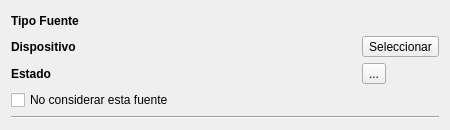
<?xml version="1.0" encoding="UTF-8"?>
<ui version="4.0">
 <class>WidgetSourceTemplate</class>
 <widget class="QWidget" name="WidgetSourceTemplate">
  <property name="geometry">
   <rect>
    <x>0</x>
    <y>0</y>
    <width>450</width>
    <height>130</height>
   </rect>
  </property>
  <property name="sizePolicy">
   <sizepolicy hsizetype="Preferred" vsizetype="Fixed">
    <horstretch>0</horstretch>
    <verstretch>0</verstretch>
   </sizepolicy>
  </property>
  <property name="minimumSize">
   <size>
    <width>450</width>
    <height>130</height>
   </size>
  </property>
  <property name="windowTitle">
   <string>Fuente</string>
  </property>
  <layout class="QGridLayout" name="gridLayout">
   <item row="0" column="1" colspan="2">
    <widget class="QLabel" name="LabelSourceType">
     <property name="text">
      <string/>
     </property>
    </widget>
   </item>
   <item row="0" column="0">
    <widget class="QLabel" name="label">
     <property name="sizePolicy">
      <sizepolicy hsizetype="Fixed" vsizetype="Preferred">
       <horstretch>0</horstretch>
       <verstretch>0</verstretch>
      </sizepolicy>
     </property>
     <property name="font">
      <font>
       <weight>75</weight>
       <bold>true</bold>
      </font>
     </property>
     <property name="text">
      <string>Tipo Fuente</string>
     </property>
     <property name="margin">
      <number>2</number>
     </property>
     <property name="indent">
      <number>0</number>
     </property>
    </widget>
   </item>
   <item row="1" column="1">
    <widget class="QLabel" name="LabelSource">
     <property name="text">
      <string/>
     </property>
    </widget>
   </item>
   <item row="3" column="0" colspan="3">
    <widget class="QCheckBox" name="CheckBoxIgnoreSource">
     <property name="text">
      <string>No considerar esta fuente</string>
     </property>
     <property name="icon">
      <iconset theme="edit-delete">
       <normaloff/>
      </iconset>
     </property>
     <property name="iconSize">
      <size>
       <width>22</width>
       <height>22</height>
      </size>
     </property>
    </widget>
   </item>
   <item row="2" column="0">
    <widget class="QLabel" name="label_5">
     <property name="sizePolicy">
      <sizepolicy hsizetype="Fixed" vsizetype="Preferred">
       <horstretch>0</horstretch>
       <verstretch>0</verstretch>
      </sizepolicy>
     </property>
     <property name="font">
      <font>
       <weight>75</weight>
       <bold>true</bold>
      </font>
     </property>
     <property name="text">
      <string>Estado</string>
     </property>
     <property name="margin">
      <number>2</number>
     </property>
     <property name="indent">
      <number>0</number>
     </property>
    </widget>
   </item>
   <item row="2" column="1">
    <widget class="QLabel" name="LabelState">
     <property name="text">
      <string/>
     </property>
    </widget>
   </item>
   <item row="1" column="0">
    <widget class="QLabel" name="label_3">
     <property name="sizePolicy">
      <sizepolicy hsizetype="Fixed" vsizetype="Preferred">
       <horstretch>0</horstretch>
       <verstretch>0</verstretch>
      </sizepolicy>
     </property>
     <property name="font">
      <font>
       <weight>75</weight>
       <bold>true</bold>
      </font>
     </property>
     <property name="text">
      <string>Dispositivo</string>
     </property>
     <property name="margin">
      <number>2</number>
     </property>
     <property name="indent">
      <number>0</number>
     </property>
    </widget>
   </item>
   <item row="1" column="2">
    <widget class="QToolButton" name="ToolButtonSelectSource">
     <property name="text">
      <string>Seleccionar</string>
     </property>
     <property name="icon">
      <iconset theme="document-open">
       <normaloff/>
      </iconset>
     </property>
     <property name="iconSize">
      <size>
       <width>22</width>
       <height>22</height>
      </size>
     </property>
    </widget>
   </item>
   <item row="4" column="0" colspan="3">
    <widget class="Line" name="line">
     <property name="orientation">
      <enum>Qt::Horizontal</enum>
     </property>
    </widget>
   </item>
   <item row="2" column="2">
    <widget class="QToolButton" name="ToolButtonState">
     <property name="text">
      <string>...</string>
     </property>
     <property name="icon">
      <iconset theme="dialog-warning"/>
     </property>
     <property name="iconSize">
      <size>
       <width>22</width>
       <height>22</height>
      </size>
     </property>
     <property name="checkable">
      <bool>false</bool>
     </property>
    </widget>
   </item>
  </layout>
 </widget>
 <resources/>
 <connections/>
</ui>
